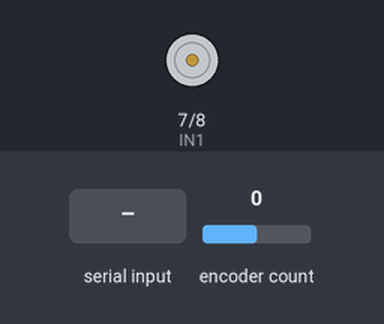
This sketch was run on a simulated Arduino Uno, built with avr-gcc and run on an emulated ATmega328P. Parts: motor-driver pin pairs drawn as motors (green arrow = first pin HIGH = forward, orange = second pin HIGH = backward, longer = more drive, scaled by the enable pin). The test bench sets the inputs (shaded band); at power-on: encoder count 0. What the sketch prints to the serial monitor is not drawn.

Above: at 1.2 s.
1.3 s: encoder count set to 1
At 2.5 s:
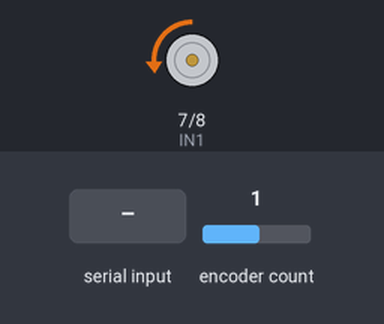
2.8 s: "P1\n" received over Serial
At 4.0 s:
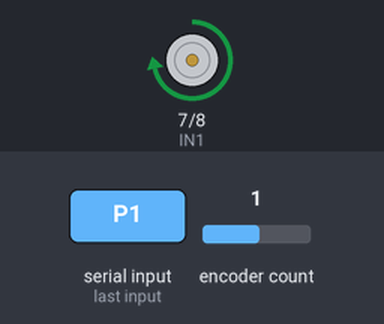
Timing chart, 0 to 5.8 s (numbered marks = the images above; inputs shaded):
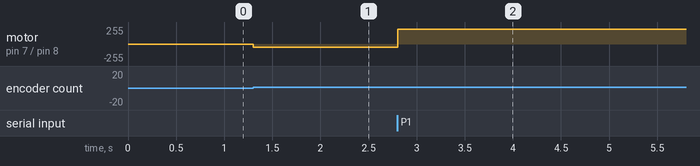

The sketch:

LinearActuator.ino
```cpp
//
//  @author: Navez Thomas
//  @date: Thu Oct 29
//  @version: 1.0
//

#include <math.h>
#include <string.h>
#include <PID_v1.h>
#include <Encoder.h>
#include <ctype.h>
#include <stdlib.h>

const byte ENCODER_A = 2;
const byte ENCODER_B = 3;

Encoder encoder(ENCODER_A, ENCODER_B);

const int ENA = 9;
const int IN1 = 7;
const int IN2 = 8;

// ==== Mechanics ====
//M6, spoed 1mm, 20 gaten, x4-telling
//MM_PER_COUNT = p / (N * 4)  (p : spoed, N : gaten in encoder, 4 : factor voor kwadratuur alle vier de flankovergangen worden geteld)
const double MM_PER_COUNT = 1.0 / 80.0;

const double P1 = 10.0;
const double P2 = 50.0;
const double P3 = 90.0;

// ==== PID ====
double position = 0;
double targetposition = 0;
double output = 0;

double Kp = 80.0;
double Ki = 0.0;
double Kd = 3.0;

PID pid(&position, &output, &targetposition, Kp, Ki, Kd, DIRECT);

// ==== Serial Buffer ====
const byte BUFFER_SIZE = 24;
char buffer[BUFFER_SIZE];
byte bufferIndex = 0;

// ==== Motor ====
const int MAX_PWM = 220;
const int MIN_PWM = 45;

void motor(int pwm){
  pwm = constrain(pwm, -MAX_PWM, MAX_PWM);

  if(pwm == 0){
    analogWrite(ENA, 0);
    digitalWrite(IN1, LOW);
    digitalWrite(IN2, LOW);
    return;
  }

  digitalWrite(IN1, pwm > 0 ? HIGH : LOW);
  digitalWrite(IN2, pwm > 0 ? LOW : HIGH);

  int power = abs(pwm);
  if(power < MIN_PWM) power = MIN_PWM;
  analogWrite(ENA, power);
}

// ==== Commands ====
void processCommands(char *cmd){

  for( char *p = cmd; *p; p++){
    *p = toupper((unsigned char)*p);
  }

  if (strcmp(cmd, "P1") == 0){
    targetposition = P1;
  }
  else if (strcmp(cmd, "P2") == 0){
    targetposition = P2;
  }
  else if (strcmp(cmd, "P3") == 0){
    targetposition = P3;
  }
  else if (cmd[0] == 'G' && cmd[1] == ' '){
    char *end;
    double newPosition = strtod(cmd + 1, &end);

    while (*end == ' ') end++;

    if (end != cmd + 2 && *end == '\0' && newPosition >= 0 && newPosition <= 100){
      targetposition = newPosition;
    } else {
      Serial.println(F("Use: G 25"));
    }
  }
  else if (strcmp(cmd, "ZERO") == 0){
    motor(0);
    encoder.write(0);
    position = 0;
    targetposition = 0;
  }
  else if (strcmp(cmd, "STOP") == 0){
    motor(0);
    targetposition = position;
  }
  else if (cmd[0] != '\0') {
    Serial.println(F("Use: P1, P2, P3, G 25, ZERO, STOP"));
  }
}

void readSerial(){
  while (Serial.available() > 0) {
    char symbol = Serial.read();

    if (symbol == '\r' || symbol == '\n') {
      if (bufferIndex > 0) {
        buffer[bufferIndex] = '\0';
        processCommands(buffer);
        bufferIndex = 0;
      }
    }
    else if (bufferIndex < BUFFER_SIZE - 1) {
      buffer[bufferIndex++] = symbol;
    }
    else {
      //to long command: empty buffer (das pech buffer weg)
      bufferIndex = 0;
    }
  }
}

// ==== Setup ====
void setup() {
  pinMode(ENA, OUTPUT);
  pinMode(IN1, OUTPUT);
  pinMode(IN2, OUTPUT);

  Serial.begin(115200);

  pid.SetOutputLimits(-MAX_PWM, MAX_PWM);
  pid.SetSampleTime(10);
  pid.SetMode(AUTOMATIC);

  motor(0);

  Serial.println(F("Commands: P1, P2, P3, G 25, ZERO, STOP"));
}

// ==== Main Loop ====
void loop(){
  readSerial();

  position = encoder.read() * MM_PER_COUNT;

  if(fabs(targetposition - position) <= 0.01){
    motor(0);
  } else {
    pid.Compute();
    motor((int)output);
  }
}
```

Measured:
- after the input at 1.3 s, motor on pin 7 (IN1) / pin 8 (IN2): stopped → backward 45/255 at once
- after the input at 2.8 s, motor on pin 7 (IN1) / pin 8 (IN2): backward 45/255 → forward 220/255 at once
